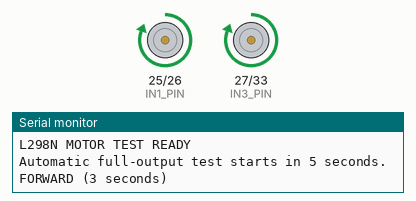
Simulated run of this sketch. Board: ESP32. Parts: motor-driver pin pairs drawn as motors (green arrow = first pin HIGH = forward, orange = second pin HIGH = backward, longer = more drive, scaled by the enable pin), the last lines printed to the serial monitor.

Above: at 6.5 s.
At 11.5 s:
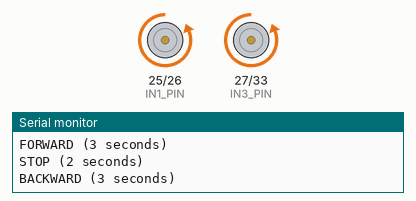
At 14.0 s:
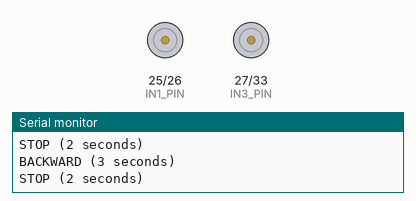
Timing chart, 0 to 18.0 s (numbered marks = the images above):
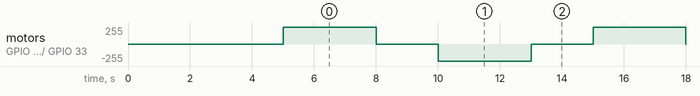

Measured:
- by itself, motor on GPIO 25 (IN1_PIN) / GPIO 26 (IN2_PIN), motor on GPIO 27 (IN3_PIN) / GPIO 33 (IN4_PIN): repeats every 10.0 s: stopped 2.0 s, backward 255/255 3.0 s, stopped 2.0 s, forward 255/255 3.0 s

The sketch:

ESP32_L298N_MotorCycleTest.ino
```cpp
#include <Arduino.h>

// Standalone motor test for the original ESP32 + L298N.
// Remove ENA/ENB jumpers before connecting ESP32 GPIOs.
// Motor A: OUT1/OUT2. Optional motor B: OUT3/OUT4.
// Share GND between ESP32, L298N and the motor power supply.
constexpr int IN1_PIN = 25;
constexpr int IN2_PIN = 26;
constexpr int IN3_PIN = 27;
constexpr int IN4_PIN = 33;
constexpr int ENA_PIN = 32;
constexpr int ENB_PIN = 23;

// Change the corresponding flag if a motor turns in the wrong direction.
constexpr bool MOTOR_A_INVERT = false;
constexpr bool MOTOR_B_INVERT = false;
constexpr unsigned long STARTUP_DELAY_MS = 5000;
constexpr unsigned long RUN_TIME_MS = 3000;
constexpr unsigned long STOP_TIME_MS = 2000;

enum class Direction { Stop, Forward, Backward };
void setDirection(Direction direction);

void setDirection(Direction direction) {
  // Keep both bridges disabled while changing their direction inputs.
  digitalWrite(ENA_PIN, LOW);
  digitalWrite(ENB_PIN, LOW);

  const bool moving = direction != Direction::Stop;
  const bool forward = direction == Direction::Forward;
  digitalWrite(IN1_PIN, moving && (forward != MOTOR_A_INVERT) ? HIGH : LOW);
  digitalWrite(IN2_PIN, moving && (forward == MOTOR_A_INVERT) ? HIGH : LOW);
  digitalWrite(IN3_PIN, moving && (forward != MOTOR_B_INVERT) ? HIGH : LOW);
  digitalWrite(IN4_PIN, moving && (forward == MOTOR_B_INVERT) ? HIGH : LOW);

  if (moving) {
    digitalWrite(ENA_PIN, HIGH);
    digitalWrite(ENB_PIN, HIGH);
  }
}

void setup() {
  // Disable the motors before initializing the other outputs.
  const int pins[] = {ENA_PIN, ENB_PIN, IN1_PIN, IN2_PIN, IN3_PIN, IN4_PIN};
  for (int pin : pins) {
    digitalWrite(pin, LOW);
    pinMode(pin, OUTPUT);
  }
  setDirection(Direction::Stop);

  Serial.begin(115200);
  Serial.println("L298N MOTOR TEST READY");
  Serial.println("Automatic full-output test starts in 5 seconds.");
  delay(STARTUP_DELAY_MS);
}

void loop() {
  Serial.println("FORWARD (3 seconds)");
  setDirection(Direction::Forward);
  delay(RUN_TIME_MS);

  setDirection(Direction::Stop);
  Serial.println("STOP (2 seconds)");
  delay(STOP_TIME_MS);

  Serial.println("BACKWARD (3 seconds)");
  setDirection(Direction::Backward);
  delay(RUN_TIME_MS);

  setDirection(Direction::Stop);
  Serial.println("STOP (2 seconds)");
  delay(STOP_TIME_MS);
}
```
